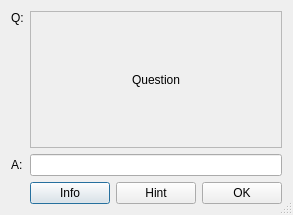
<?xml version="1.0" encoding="UTF-8"?>
<ui version="4.0">
 <class>flashcardBox</class>
 <widget class="QDialog" name="flashcardBox">
  <property name="windowModality">
   <enum>Qt::WindowModal</enum>
  </property>
  <property name="geometry">
   <rect>
    <x>0</x>
    <y>0</y>
    <width>255</width>
    <height>215</height>
   </rect>
  </property>
  <property name="windowTitle">
   <string>FlashKard Tester</string>
  </property>
  <property name="sizeGripEnabled">
   <bool>true</bool>
  </property>
  <property name="modal">
   <bool>true</bool>
  </property>
  <layout class="QGridLayout" name="gridLayout" rowstretch="1,0,0,0,0" columnstretch="0,1">
   <item row="0" column="0">
    <widget class="QLabel" name="questionLabel">
     <property name="text">
      <string>Q:</string>
     </property>
     <property name="alignment">
      <set>Qt::AlignLeading|Qt::AlignLeft|Qt::AlignTop</set>
     </property>
    </widget>
   </item>
   <item row="0" column="1">
    <widget class="QFrame" name="questionFrame">
     <property name="frameShape">
      <enum>QFrame::StyledPanel</enum>
     </property>
     <property name="frameShadow">
      <enum>QFrame::Raised</enum>
     </property>
     <layout class="QHBoxLayout" name="horizontalLayout_3">
      <item>
       <widget class="QLabel" name="questionText">
        <property name="text">
         <string>Question</string>
        </property>
        <property name="scaledContents">
         <bool>false</bool>
        </property>
        <property name="alignment">
         <set>Qt::AlignCenter</set>
        </property>
        <property name="wordWrap">
         <bool>true</bool>
        </property>
       </widget>
      </item>
     </layout>
    </widget>
   </item>
   <item row="2" column="0">
    <widget class="QLabel" name="answerLabel">
     <property name="sizePolicy">
      <sizepolicy hsizetype="Preferred" vsizetype="Fixed">
       <horstretch>0</horstretch>
       <verstretch>0</verstretch>
      </sizepolicy>
     </property>
     <property name="frameShape">
      <enum>QFrame::NoFrame</enum>
     </property>
     <property name="text">
      <string>A:</string>
     </property>
    </widget>
   </item>
   <item row="2" column="1">
    <widget class="QLineEdit" name="answerBox"/>
   </item>
   <item row="3" column="1">
    <layout class="QHBoxLayout" name="buttons">
     <property name="sizeConstraint">
      <enum>QLayout::SetDefaultConstraint</enum>
     </property>
     <item>
      <widget class="QPushButton" name="infoButton">
       <property name="maximumSize">
        <size>
         <width>16777215</width>
         <height>24</height>
        </size>
       </property>
       <property name="text">
        <string>Info</string>
       </property>
      </widget>
     </item>
     <item>
      <widget class="QPushButton" name="hintButton">
       <property name="maximumSize">
        <size>
         <width>16777215</width>
         <height>24</height>
        </size>
       </property>
       <property name="text">
        <string>Hint</string>
       </property>
      </widget>
     </item>
     <item>
      <widget class="QPushButton" name="answerOKButton">
       <property name="maximumSize">
        <size>
         <width>16777215</width>
         <height>24</height>
        </size>
       </property>
       <property name="text">
        <string>OK</string>
       </property>
      </widget>
     </item>
    </layout>
   </item>
  </layout>
 </widget>
 <resources/>
 <connections/>
</ui>
